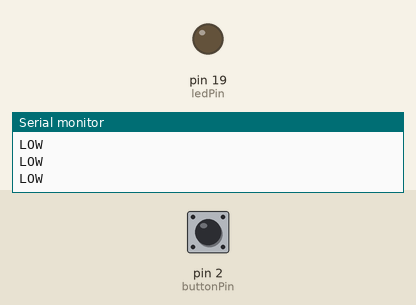
Recording of a sketch running on a simulated Arduino Uno, built with avr-gcc and run on an emulated ATmega328P. Shown: output pins drawn as LEDs (lit = HIGH), the last lines printed to the serial monitor. Dashed ring = blinking. Inputs (shaded band) come from the test bench; at power-on: pin 2 (buttonPin) LOW.

Above: at 2.8 s.
2.9 s: pin 2 (buttonPin) pulled HIGH for 3.2 s
At 3.8 s:
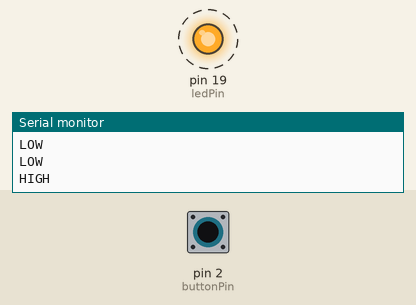
7.6 s: pin 2 (buttonPin) pulled HIGH for 1.2 s
At 9.0 s:
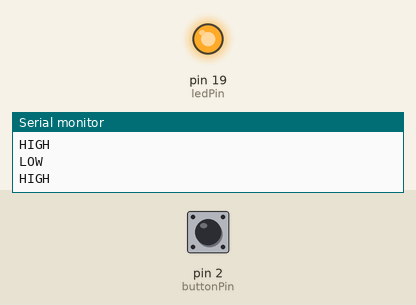
Timing chart, 0 to 10.6 s (numbered marks = the images above; inputs shaded):
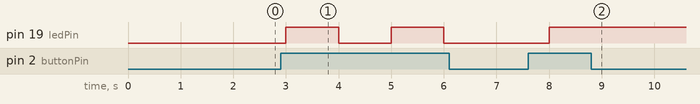

Measured:
- after the input at 2.9 s, pin 19 (ledPin): alternates HIGH for 1.0 s and LOW for 1.0 s, starting after 0.10 s
- after the input at 7.6 s, pin 19 (ledPin): LOW → HIGH after 0.40 s

The sketch:

simple_button.ino
```cpp
#define DEBUG 1

const int buttonPin = 2;
const int ledPin =  19;

int buttonState = 0;
int ledState = 0;

void setup() {
  pinMode(buttonPin, INPUT);
  pinMode(ledPin, OUTPUT);

  if (DEBUG) {
    Serial.begin(9600);
  }
}

void loop() {
  buttonState = digitalRead(buttonPin);

  if (buttonState == HIGH) {
    ledState = (ledState) ? 0 : 1;
    digitalWrite(ledPin, ledState);
    if (DEBUG) {
      Serial.println("HIGH");
    }
  } else {
    if (DEBUG) {
      Serial.println("LOW");
    }
  }

  delay(1000);
}
```
